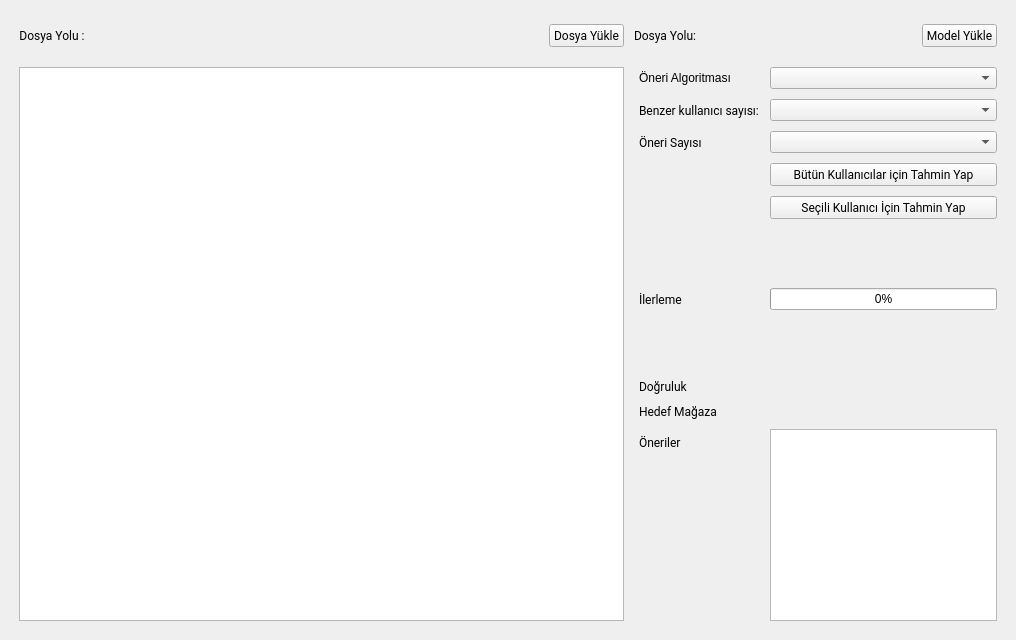
<?xml version="1.0" encoding="UTF-8"?>
<ui version="4.0">
 <class>MainWindow</class>
 <widget class="QMainWindow" name="MainWindow">
  <property name="geometry">
   <rect>
    <x>0</x>
    <y>0</y>
    <width>1016</width>
    <height>640</height>
   </rect>
  </property>
  <property name="windowTitle">
   <string>Öneri Sistemi</string>
  </property>
  <widget class="QWidget" name="centralwidget">
   <layout class="QHBoxLayout" name="horizontalLayout">
    <item>
     <layout class="QGridLayout" name="gridLayout" columnstretch="5,3">
      <property name="leftMargin">
       <number>10</number>
      </property>
      <property name="topMargin">
       <number>15</number>
      </property>
      <property name="rightMargin">
       <number>10</number>
      </property>
      <property name="bottomMargin">
       <number>10</number>
      </property>
      <property name="horizontalSpacing">
       <number>10</number>
      </property>
      <property name="verticalSpacing">
       <number>20</number>
      </property>
      <item row="2" column="1">
       <layout class="QFormLayout" name="formLayout">
        <property name="horizontalSpacing">
         <number>10</number>
        </property>
        <property name="verticalSpacing">
         <number>10</number>
        </property>
        <property name="leftMargin">
         <number>5</number>
        </property>
        <item row="0" column="0">
         <widget class="QLabel" name="label_5">
          <property name="minimumSize">
           <size>
            <width>121</width>
            <height>0</height>
           </size>
          </property>
          <property name="text">
           <string>Öneri Algoritması</string>
          </property>
         </widget>
        </item>
        <item row="0" column="1">
         <widget class="QComboBox" name="comboBox_model"/>
        </item>
        <item row="1" column="0">
         <widget class="QLabel" name="label_similar_user_count">
          <property name="font">
           <font>
            <family>Roboto</family>
            <pointsize>9</pointsize>
           </font>
          </property>
          <property name="text">
           <string>Benzer kullanıcı sayısı:</string>
          </property>
          <property name="textFormat">
           <enum>Qt::PlainText</enum>
          </property>
         </widget>
        </item>
        <item row="1" column="1">
         <widget class="QComboBox" name="comboBox_similar_user_count"/>
        </item>
        <item row="2" column="0">
         <widget class="QLabel" name="label_3">
          <property name="font">
           <font>
            <family>Roboto</family>
            <pointsize>9</pointsize>
           </font>
          </property>
          <property name="text">
           <string>Öneri Sayısı</string>
          </property>
         </widget>
        </item>
        <item row="2" column="1">
         <widget class="QComboBox" name="comboBox_recommendation_count"/>
        </item>
        <item row="3" column="1">
         <widget class="QPushButton" name="pushButton_predict_all">
          <property name="font">
           <font>
            <family>Roboto</family>
            <pointsize>9</pointsize>
           </font>
          </property>
          <property name="text">
           <string>Bütün Kullanıcılar için Tahmin Yap</string>
          </property>
         </widget>
        </item>
        <item row="4" column="1">
         <widget class="QPushButton" name="pushButton_predict_selected">
          <property name="font">
           <font>
            <family>Roboto</family>
            <pointsize>9</pointsize>
           </font>
          </property>
          <property name="text">
           <string>Seçili Kullanıcı İçin Tahmin Yap</string>
          </property>
         </widget>
        </item>
        <item row="5" column="1">
         <spacer name="verticalSpacer_2">
          <property name="orientation">
           <enum>Qt::Vertical</enum>
          </property>
          <property name="sizeHint" stdset="0">
           <size>
            <width>20</width>
            <height>40</height>
           </size>
          </property>
         </spacer>
        </item>
        <item row="6" column="1">
         <widget class="QProgressBar" name="progressBar_predict">
          <property name="styleSheet">
           <string notr="true"/>
          </property>
          <property name="value">
           <number>0</number>
          </property>
         </widget>
        </item>
        <item row="7" column="1">
         <spacer name="verticalSpacer">
          <property name="orientation">
           <enum>Qt::Vertical</enum>
          </property>
          <property name="sizeHint" stdset="0">
           <size>
            <width>20</width>
            <height>40</height>
           </size>
          </property>
         </spacer>
        </item>
        <item row="8" column="0">
         <widget class="QLabel" name="label_6">
          <property name="font">
           <font>
            <family>Roboto</family>
            <pointsize>9</pointsize>
           </font>
          </property>
          <property name="text">
           <string>Doğruluk</string>
          </property>
         </widget>
        </item>
        <item row="8" column="1">
         <widget class="QLabel" name="label_accuracy">
          <property name="font">
           <font>
            <family>Roboto</family>
            <pointsize>9</pointsize>
           </font>
          </property>
          <property name="text">
           <string/>
          </property>
         </widget>
        </item>
        <item row="9" column="0">
         <widget class="QLabel" name="label_4">
          <property name="font">
           <font>
            <family>Roboto</family>
            <pointsize>9</pointsize>
           </font>
          </property>
          <property name="text">
           <string>Hedef Mağaza</string>
          </property>
         </widget>
        </item>
        <item row="9" column="1">
         <widget class="QLabel" name="label_target">
          <property name="font">
           <font>
            <family>Roboto</family>
            <pointsize>9</pointsize>
           </font>
          </property>
          <property name="text">
           <string/>
          </property>
         </widget>
        </item>
        <item row="10" column="0">
         <widget class="QLabel" name="label_7">
          <property name="font">
           <font>
            <family>Roboto</family>
            <pointsize>9</pointsize>
           </font>
          </property>
          <property name="text">
           <string>Öneriler</string>
          </property>
         </widget>
        </item>
        <item row="10" column="1">
         <widget class="QListWidget" name="listWidget_predicted"/>
        </item>
        <item row="6" column="0">
         <widget class="QLabel" name="label_progress">
          <property name="font">
           <font>
            <family>Roboto</family>
            <pointsize>9</pointsize>
            <weight>50</weight>
            <bold>false</bold>
           </font>
          </property>
          <property name="text">
           <string>İlerleme</string>
          </property>
         </widget>
        </item>
       </layout>
      </item>
      <item row="2" column="0">
       <widget class="QTableView" name="tableView_customers">
        <property name="selectionMode">
         <enum>QAbstractItemView::SingleSelection</enum>
        </property>
        <property name="selectionBehavior">
         <enum>QAbstractItemView::SelectRows</enum>
        </property>
       </widget>
      </item>
      <item row="0" column="0">
       <layout class="QHBoxLayout" name="horizontalLayout_4">
        <item alignment="Qt::AlignLeft">
         <widget class="QLabel" name="label_file_path">
          <property name="sizePolicy">
           <sizepolicy hsizetype="Maximum" vsizetype="Maximum">
            <horstretch>0</horstretch>
            <verstretch>0</verstretch>
           </sizepolicy>
          </property>
          <property name="minimumSize">
           <size>
            <width>0</width>
            <height>0</height>
           </size>
          </property>
          <property name="font">
           <font>
            <family>Roboto</family>
            <pointsize>9</pointsize>
           </font>
          </property>
          <property name="layoutDirection">
           <enum>Qt::LeftToRight</enum>
          </property>
          <property name="text">
           <string>Dosya Yolu :</string>
          </property>
          <property name="alignment">
           <set>Qt::AlignCenter</set>
          </property>
         </widget>
        </item>
        <item alignment="Qt::AlignRight">
         <widget class="QPushButton" name="pushButton_file_path">
          <property name="minimumSize">
           <size>
            <width>75</width>
            <height>0</height>
           </size>
          </property>
          <property name="maximumSize">
           <size>
            <width>75</width>
            <height>16777215</height>
           </size>
          </property>
          <property name="font">
           <font>
            <family>Roboto</family>
            <pointsize>9</pointsize>
           </font>
          </property>
          <property name="layoutDirection">
           <enum>Qt::LeftToRight</enum>
          </property>
          <property name="text">
           <string>Dosya Yükle</string>
          </property>
         </widget>
        </item>
       </layout>
      </item>
      <item row="0" column="1">
       <layout class="QHBoxLayout" name="horizontalLayout_5">
        <item alignment="Qt::AlignLeft">
         <widget class="QLabel" name="label_model_path">
          <property name="font">
           <font>
            <family>Roboto</family>
            <pointsize>9</pointsize>
           </font>
          </property>
          <property name="text">
           <string>Dosya Yolu:</string>
          </property>
          <property name="scaledContents">
           <bool>true</bool>
          </property>
          <property name="wordWrap">
           <bool>true</bool>
          </property>
         </widget>
        </item>
        <item alignment="Qt::AlignRight">
         <widget class="QPushButton" name="pushButton_model_path">
          <property name="minimumSize">
           <size>
            <width>0</width>
            <height>0</height>
           </size>
          </property>
          <property name="maximumSize">
           <size>
            <width>75</width>
            <height>16777215</height>
           </size>
          </property>
          <property name="font">
           <font>
            <family>Roboto</family>
            <pointsize>9</pointsize>
           </font>
          </property>
          <property name="text">
           <string>Model Yükle</string>
          </property>
         </widget>
        </item>
       </layout>
      </item>
     </layout>
    </item>
   </layout>
  </widget>
 </widget>
 <resources/>
 <connections/>
</ui>
